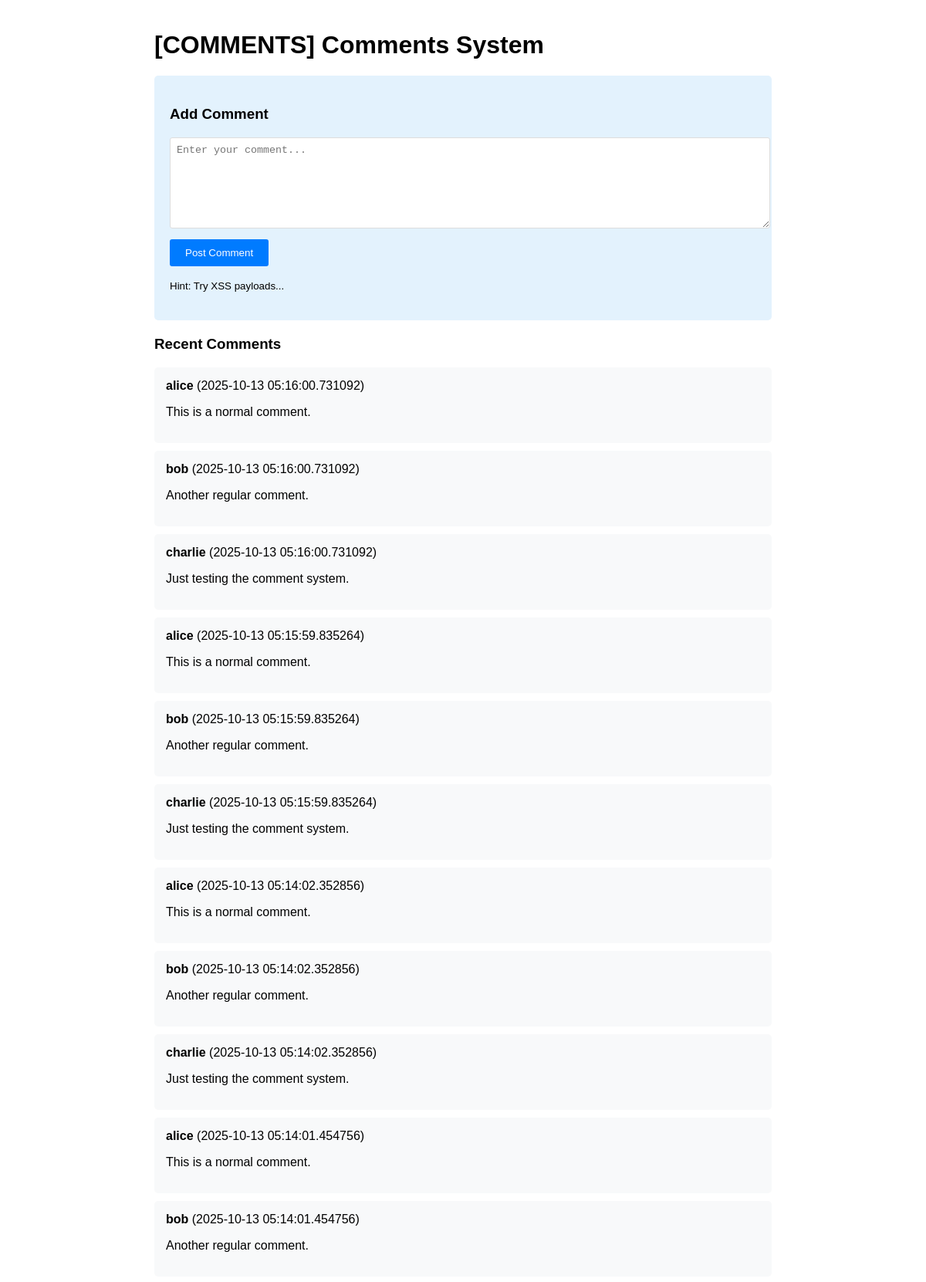
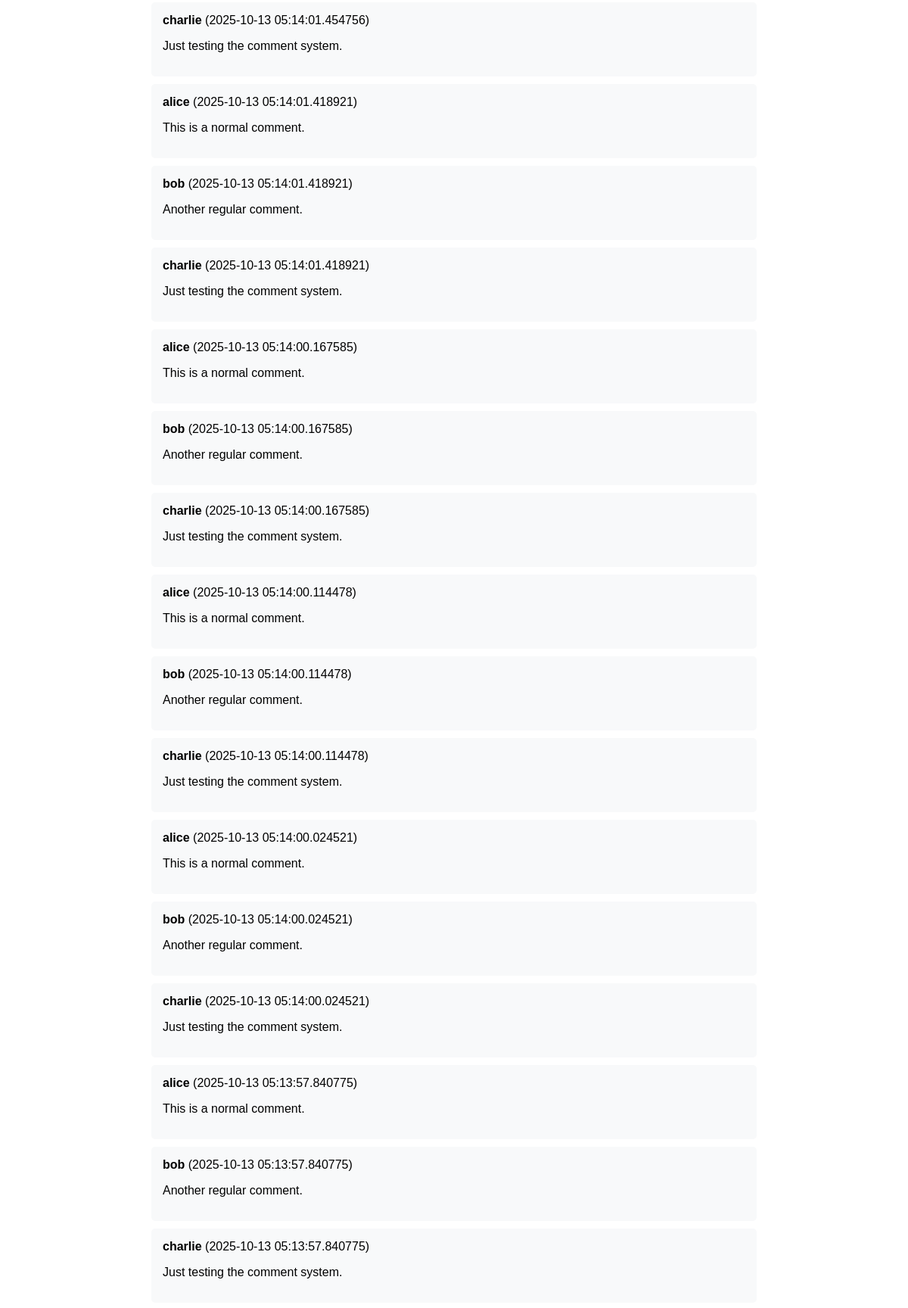
The page /comments (upper part) on the database its author committed (2 pictures, top to bottom).
### tables this page shows
CREATE TABLE comments (
            id INTEGER PRIMARY KEY,
            username TEXT,
            comment TEXT,
            created_at TIMESTAMP
        );

### hacking_server.py (the view, shortened to what this page needs)
@app.route('/comments', methods=['GET', 'POST'])
def comments():
    conn = sqlite3.connect(DATABASE)
    cursor = conn.cursor()
    cursor.execute("SELECT username, comment, created_at FROM comments ORDER BY created_at DESC")
    comments_list = cursor.fetchall()
    conn.close()
    return render_template('comments.html', comments=comments_list)

### templates/comments.html (shortened to what this page needs)
<!DOCTYPE html>
<html>
<head>
</head>
<body>
    <div class="container">
        <h1>[COMMENTS] Comments System</h1>
        <div class="comment-form">
            <h3>Add Comment</h3>
            <form method="POST">
                <div class="form-group">
                    <textarea name="comment" placeholder="Enter your comment..." required></textarea>
                </div>
                <button type="submit">Post Comment</button>
            </form>
            <p><small>Hint: Try XSS payloads...</small></p>
        </div>
        <h3>Recent Comments</h3>
        {% for comment in comments %}
        <div class="comment">
            <strong>{{ comment[0] }}</strong> ({{ comment[2] }})
            <p>{{ comment[1] | safe }}</p>
        </div>
        {% endfor %}
    </div>
</body>
</html>

### templates/comments.html (style rules this page uses)
body { font-family: Arial, sans-serif; margin: 40px; }
.container { max-width: 800px; margin: 0 auto; }
.comment { background: #f8f9fa; padding: 15px; margin: 10px 0; border-radius: 5px; }
.comment-form { background: #e3f2fd; padding: 20px; border-radius: 5px; margin: 20px 0; }
.form-group { margin: 10px 0; }
textarea { width: 100%; height: 100px; padding: 8px; border: 1px solid #ddd; border-radius: 3px; }
button { background: #007bff; color: white; padding: 10px 20px; border: none; border-radius: 3px; cursor: pointer; }

### rows shown on the page
comments: username "alice", created_at "2025-10-13 05:16:00.731092", comment "This is a normal comment."
comments: username "bob", created_at "2025-10-13 05:16:00.731092", comment "Another regular comment."
comments: username "charlie", created_at "2025-10-13 05:16:00.731092", comment "Just testing the comment system."
comments: username "alice", created_at "2025-10-13 05:15:59.835264", comment "This is a normal comment."
comments: username "bob", created_at "2025-10-13 05:15:59.835264", comment "Another regular comment."
comments: username "charlie", created_at "2025-10-13 05:15:59.835264", comment "Just testing the comment system."
comments: username "alice", created_at "2025-10-13 05:14:02.352856", comment "This is a normal comment."
comments: username "bob", created_at "2025-10-13 05:14:02.352856", comment "Another regular comment."
comments: username "charlie", created_at "2025-10-13 05:14:02.352856", comment "Just testing the comment system."
comments: username "alice", created_at "2025-10-13 05:14:01.454756", comment "This is a normal comment."
comments: username "bob", created_at "2025-10-13 05:14:01.454756", comment "Another regular comment."
comments: username "charlie", created_at "2025-10-13 05:14:01.454756", comment "Just testing the comment system."
comments: username "alice", created_at "2025-10-13 05:14:01.418921", comment "This is a normal comment."
comments: username "bob", created_at "2025-10-13 05:14:01.418921", comment "Another regular comment."
comments: username "charlie", created_at "2025-10-13 05:14:01.418921", comment "Just testing the comment system."
comments: username "alice", created_at "2025-10-13 05:14:00.167585", comment "This is a normal comment."
comments: username "bob", created_at "2025-10-13 05:14:00.167585", comment "Another regular comment."
comments: username "charlie", created_at "2025-10-13 05:14:00.167585", comment "Just testing the comment system."
comments: username "alice", created_at "2025-10-13 05:14:00.114478", comment "This is a normal comment."
comments: username "bob", created_at "2025-10-13 05:14:00.114478", comment "Another regular comment."
comments: username "charlie", created_at "2025-10-13 05:14:00.114478", comment "Just testing the comment system."
comments: username "alice", created_at "2025-10-13 05:14:00.024521", comment "This is a normal comment."
comments: username "bob", created_at "2025-10-13 05:14:00.024521", comment "Another regular comment."
comments: username "charlie", created_at "2025-10-13 05:14:00.024521", comment "Just testing the comment system."
comments: username "alice", created_at "2025-10-13 05:13:57.840775", comment "This is a normal comment."
comments: username "bob", created_at "2025-10-13 05:13:57.840775", comment "Another regular comment."
comments: username "charlie", created_at "2025-10-13 05:13:57.840775", comment "Just testing the comment system."
